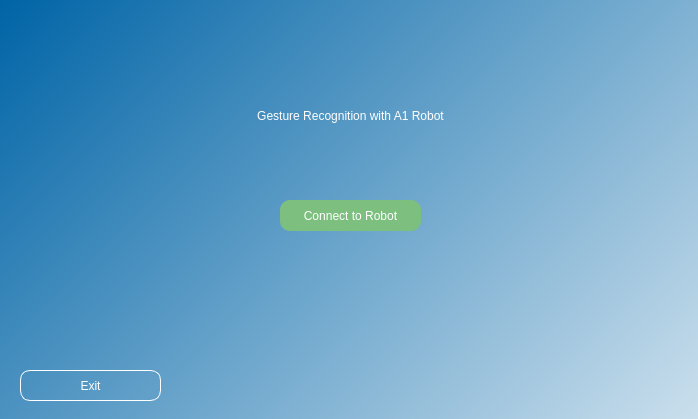
<?xml version="1.0" encoding="UTF-8"?>
<ui version="4.0">
 <class>Dialog</class>
 <widget class="QDialog" name="Dialog">
  <property name="geometry">
   <rect>
    <x>0</x>
    <y>0</y>
    <width>698</width>
    <height>419</height>
   </rect>
  </property>
  <property name="windowTitle">
   <string>Dialog</string>
  </property>
  <property name="styleSheet">
   <string notr="true">QWidget#widget{
background-color: qlineargradient(spread:pad, x1:0, y1:0, x2:1, y2:1, stop:0 rgba(0, 100, 166, 255), stop:1 rgba(255, 255, 255, 255));}</string>
  </property>
  <widget class="QWidget" name="widget" native="true">
   <property name="geometry">
    <rect>
     <x>0</x>
     <y>0</y>
     <width>701</width>
     <height>701</height>
    </rect>
   </property>
   <widget class="QLabel" name="label">
    <property name="geometry">
     <rect>
      <x>0</x>
      <y>90</y>
      <width>701</width>
      <height>51</height>
     </rect>
    </property>
    <property name="styleSheet">
     <string notr="true">color: rgb(255, 255, 255); 
font: 75 20pt &quot;MS Shell Dlg 2&quot;;</string>
    </property>
    <property name="text">
     <string>Gesture Recognition with A1 Robot</string>
    </property>
    <property name="scaledContents">
     <bool>true</bool>
    </property>
    <property name="alignment">
     <set>Qt::AlignCenter</set>
    </property>
   </widget>
   <widget class="QPushButton" name="connectButton">
    <property name="geometry">
     <rect>
      <x>280</x>
      <y>200</y>
      <width>141</width>
      <height>31</height>
     </rect>
    </property>
    <property name="styleSheet">
     <string notr="true">border-radius: 10px;
background-color: rgb(124, 191, 126);
color: rgb(255, 255, 255);
font: 9pt &quot;MS Shell Dlg 2&quot;;</string>
    </property>
    <property name="text">
     <string>Connect to Robot</string>
    </property>
   </widget>
   <widget class="QPushButton" name="exitButton">
    <property name="geometry">
     <rect>
      <x>20</x>
      <y>370</y>
      <width>141</width>
      <height>31</height>
     </rect>
    </property>
    <property name="styleSheet">
     <string notr="true">border-radius: 10px;
border: 0.5px solid white;
color: rgb(255, 255, 255);
font: 9pt &quot;MS Shell Dlg 2&quot;;</string>
    </property>
    <property name="text">
     <string>Exit</string>
    </property>
   </widget>
   <widget class="QLabel" name="errorLabel">
    <property name="geometry">
     <rect>
      <x>0</x>
      <y>230</y>
      <width>701</width>
      <height>51</height>
     </rect>
    </property>
    <property name="styleSheet">
     <string notr="true">color: rgb(255, 38, 0);
font: 75 10pt &quot;MS Shell Dlg 2&quot;;</string>
    </property>
    <property name="text">
     <string/>
    </property>
    <property name="scaledContents">
     <bool>true</bool>
    </property>
    <property name="alignment">
     <set>Qt::AlignCenter</set>
    </property>
   </widget>
  </widget>
 </widget>
 <resources/>
 <connections/>
</ui>
